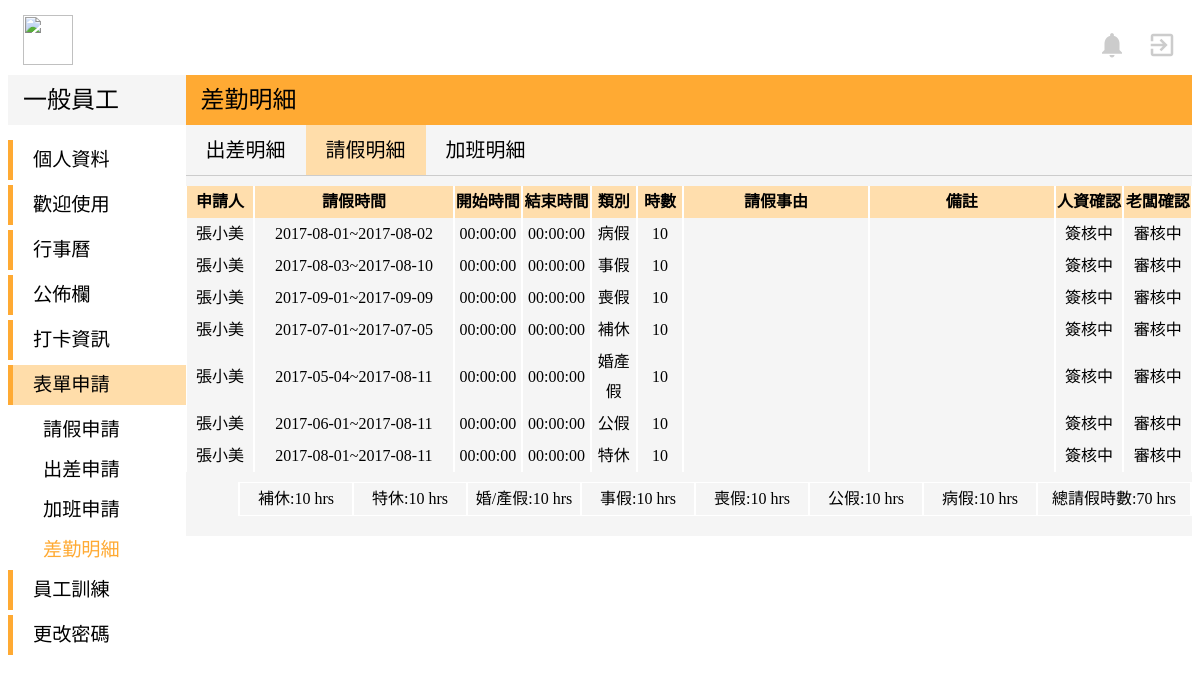
Page /user-Model/user_leave_list.php (signed in) on the committed database.
### tables this page shows
CREATE TABLE `leave` (
  `id` int(11) NOT NULL,
  `l_sn` varchar(15) NOT NULL,
  `l_name` varchar(30) NOT NULL,
  `l_startDate` date NOT NULL,
  `l_startTime` time NOT NULL,
  `l_endDate` date NOT NULL,
  `l_endTime` time NOT NULL,
  `l_month` varchar(2) NOT NULL,
  `l_type` varchar(30) NOT NULL,
  `l_compensatoryLevae` varchar(30) NOT NULL,
  `l_annualLeave` varchar(30) NOT NULL,
  `l_marriageLeave` varchar(30) NOT NULL,
  `l_officialLeave` varchar(30) NOT NULL,
  `l_personalLeave` varchar(30) NOT NULL,
  `l_funeralLeave` varchar(30) NOT NULL,
  `l_sickLeave` varchar(30) NOT NULL,
  `l_hrs` varchar(30) NOT NULL,
  `l_state` varchar(30) NOT NULL,
  `l_comment` varchar(30) NOT NULL,
  `l_hrCheck` varchar(30) NOT NULL DEFAULT '簽核中',
  `l_bossCheck` varchar(30) NOT NULL DEFAULT '審核中',
  `l_applyDate` timestamp NOT NULL DEFAULT CURRENT_TIMESTAMP
);

### user-Model/user_leave_list.php (the view, shortened to what this page needs)
<!DOCTYPE html>
<?php
$servername = "localhost";
$username = "root";
$password = "root";
$dbname = "peopleresource";
try {
    $conn = mysqli_connect($servername,$username ,$password,$dbname);
    $sql = "SELECT * FROM `leave` WHERE l_name='".$_SESSION['name']."'";
    $result = mysqli_query($conn,$sql);
    }
catch(PDOException $e)
    {
    echo $sql . "<br>" . $e->getMessage();
    }
?>
<html>
<head>
</head>
<body>
	<link rel="stylesheet" href="../view/indexStyle.css">
</head>
<body>
  <div class="top">
		<img class="titleImg" src="http://www.lctech.com.tw/wp-content/uploads/bfi_thumb/%E6%9C%AA%E5%91%BD%E5%90%8D-1-%E6%8B%B7%E8%B2%9D-31w65e1o8bhj94p9q5patm@2x.png" width="50" height="50">
		<a href="../Controller/log_logout.php">
			<i id="topIcon" class="material-icons" >exit_to_app</i>
		</a>
		<a href="#">
			<i id="topIcon" class="material-icons">notifications</i>
		</a>
	</div>
	<div class="down">
			<div class="left">
				<div class="left-top">
					<p class="left-top-title">一般員工</p>
				</div>
				<div class="left-bottom">
					<div class="left-title" >
						<a href="user_profile.php" style="margin:auto 20px">個人資料</a>
					</div>
					<div class="left-title">
						<a href="user_introduction.php" style="margin:auto 20px">歡迎使用</a>
					</div>
					<div class="left-title">
						<a href="user_index.php"style="margin:auto 20px">行事曆</a>
					</div>
					<div class="left-title">
						<a href="user_news.php" style="margin:auto 20px">公佈欄</a>
					</div>
					<div class="left-title">
						<a href="#" style="margin:auto 20px">打卡資訊</a>
					</div>
					<div class="left-title" style="background-color:#FFDDAA">
						<p style="margin:auto 20px">表單申請</p>
					</div>
						<div  class="left-list">
							<a href="user_leave.php" style="margin:auto 35px">請假申請</a>
						</div>
						<div class="left-list">
							<a href="user_bTrip.php" style="margin:auto 35px">出差申請</a>
						</div>
						<div class="left-list">
							<a href="user_overtime.php" style="margin:auto 35px">加班申請</a>
						</div>
						<div class="left-list">
							<p style="margin:auto 35px;color:#FFAA33;font-weight:500">差勤明細</p>
						</div>
					<div class="left-title">
						<a href="#" style="margin:auto 20px">員工訓練</a>
					</div>
          <div class="left-title">
            <a href="#" style="margin:auto 20px">更改密碼</a>
          </div>
				</div>
			</div>
		 <div class="right">
		  <div class="right-top">
			  <p class="right-top-title">差勤明細</p>
		  </div>
      <div class="right-bottom">
        <div style="width:100%;height:50px;margin:auto;;border-bottom:solid 1px #CCC;">
          <div style="float:left">
            <a href="user_bTrip_list.php" class="right-title">出差明細</a>
          </div>
          <div style="float:left;background-color:#FFDDAA">
            <p class="right-title">請假明細</p>
          </div>
          <div style="float:left">
            <a href="user_overtime_list.php" class="right-title">加班明細</a>
          </div>
        </div>
			  <div>
      		<table cellspacing="0">
            <th>申請人</th>
      			<th>請假時間</th>
      			<th>開始時間</th>
      			<th>結束時間</th>
      			<th>類別</th>
      			<th>時數</th>
      			<th>請假事由</th>
      			<th>備註</th>
      			<th>人資確認</th>
      			<th>老闆確認</th>
        		<?php
        		while($row = mysqli_fetch_array($result)) {
        		?>
            <tr>
        			<td style="width:70px"><?php echo $row["l_name"]; ?></td>
        			<td style="width:215px"><?php echo $row["l_startDate"]; ?>~<?php echo $row["l_endDate"];?></td>
        			<td style="width:70px"><?php echo $row["l_startTime"];?></td>
        			<td style="width:70px"><?php echo $row["l_endTime"];?></td>
        			<td style="width:45px"><?php echo $row["l_type"]?></td>
        			<td style="width:45px"><?php echo $row["l_hrs"];?></td>
        			<td style="width:200px"><?php echo $row["l_state"];?></td>
        			<td style="width:200px"><?php echo $row["l_comment"];?></td>
        			<td style="width:70px"><?php echo $row["l_hrCheck"]; ?></td>
        			<td style="width:70px"><?php echo $row["l_bossCheck"]; ?></td>
        		</tr>
        		<?php } ?>
		      </table>
		<?php
		$servername = "localhost";
		$username = "root";
		$password = "root";
		$dbname = "peopleresource";
		try {
		    $conn = mysqli_connect($servername,$username ,$password,$dbname);
		    $sql = "SELECT SUM(`l_compensatoryLevae`),SUM(`l_annualLeave`),SUM(`l_marriageLeave`),SUM(`l_personalLeave`),SUM(`l_funeralLeave`),SUM(`l_officialLeave`),SUM(`l_sickLeave`) FROM `leave` WHERE l_name='".$_SESSION['name']."'";
		    $result = mysqli_query($conn,$sql);
		    }
		catch(PDOException $e)
		    {
		    echo $sql . "<br>" . $e->getMessage();
		    }
		 $row = mysqli_fetch_array($result) ?>
          <table cellspacing="0" style="border:solid 1px white;margin-top:10px;float:right;">
        		<td style="width:110px">補休:<?php echo $row["SUM(`l_compensatoryLevae`)"]; ?>  hrs</td>
        		<td style="width:110px">特休:<?php echo $row["SUM(`l_annualLeave`)"];?>  hrs</td>
        		<td style="width:110px">婚/產假:<?php echo $row["SUM(`l_marriageLeave`)"];?>  hrs</td>
        		<td style="width:110px">事假:<?php echo $row["SUM(`l_personalLeave`)"];?>  hrs</td>
        		<td style="width:110px">喪假:<?php echo $row["SUM(`l_funeralLeave`)"];?>  hrs</td>
        		<td style="width:110px">公假:<?php echo $row["SUM(`l_officialLeave`)"];?>  hrs</td>
        		<td style="width:110px">病假:<?php echo $row["SUM(`l_sickLeave`)"];?>  hrs</td>
            <td style="width:150px">總請假時數:<?php echo $row["SUM(`l_compensatoryLevae`)"]+$row["SUM(`l_annualLeave`)"]+$row["SUM(`l_marriageLeave`)"]+$row["SUM(`l_personalLeave`)"]+$row["SUM(`l_funeralLeave`)"]+$row["SUM(`l_officialLeave`)"]+$row["SUM(`l_sickLeave`)"];?>  hrs</td>
        	</table>
        </div>
      </div>
    </div>
  </div>
</body>
</html>

### view/indexStyle.css (style rules this page uses)
a { text-decoration:none; }
a:link { color: black; }
.top { width:100%; height:60px; background-color:white; margin-top:15px; }
.titleImg { float:left; margin-left:15px; }
#topIcon { margin-top:15px; margin-right:15px; margin-left:5px; float:right; font-size:30px; color:#CCC; }
.down { width:100%; height:auto; background-color:white; margin:auto; }
.left { width:15%; height:auto; background-color:white; margin:auto; float:left; }
.left-top { width:100%; height:50px; background-color:#F5F5F5; margin:auto; }
.left-top-title { line-height:50px; font-family:Microsoft JhengHei; font-size:150%; margin:auto 15px; font-weight: 500; }
.left-bottom { margin-top: 15px; }
.left-title { width:100%; height:40px; text-align:left; font-family:Microsoft JhengHei; border-left:solid 5px #FFAA33; margin-bottom:5px; line-height:40px; font-size:120%; }
.left-list { width:100%; height:40px; text-align:left; font-family:Microsoft JhengHei; font-size:18px; color:#666666; font-size:120%; line-height:40px; font-weight: 300; }
.right { width:85%; height:auto; background-color:#F5F5F5; margin:auto; float:right; padding-bottom: 20px; }
.right-top { width:100%; height:50px; background-color:#FFAA33; margin:auto; }
.right-top-title { line-height:50px; font-family:Microsoft JhengHei; font-size:150%; margin:auto 15px; font-weight: 500; }
.right-title { line-height:50px; margin:auto 20px; font-size:20px; font-family: Microsoft JhengHei; }
table { margin-top:10px; font-family:Microsoft JhengHei; font-size:16px; line-height:30px; table-layout:fixed; word-wrap:break-word; word-break: break-all; }
td,th,tr { font-family:Microsoft JhengHei; font-size:16px; text-align:center; }

### user-Model/user_leave_list.php (style rules this page uses)
th { background-color:#FFDEAD; }
td,tr,th { border-left: solid 1px white; border-right: solid 1px white; }

### rows in the picture
leave: l_name "張小美", l_startDate "2017-08-01", l_endDate "2017-08-02", l_startTime "00:00:00", l_endTime "00:00:00", l_type "病假", l_hrs "10", l_hrCheck "簽核中", l_bossCheck "審核中"
leave: l_name "張小美", l_startDate "2017-08-03", l_endDate "2017-08-10", l_startTime "00:00:00", l_endTime "00:00:00", l_type "事假", l_hrs "10", l_hrCheck "簽核中", l_bossCheck "審核中"
leave: l_name "張小美", l_startDate "2017-09-01", l_endDate "2017-09-09", l_startTime "00:00:00", l_endTime "00:00:00", l_type "喪假", l_hrs "10", l_hrCheck "簽核中", l_bossCheck "審核中"
leave: l_name "張小美", l_startDate "2017-07-01", l_endDate "2017-07-05", l_startTime "00:00:00", l_endTime "00:00:00", l_type "補休", l_hrs "10", l_hrCheck "簽核中", l_bossCheck "審核中"
leave: l_name "張小美", l_startDate "2017-05-04", l_endDate "2017-08-11", l_startTime "00:00:00", l_endTime "00:00:00", l_type "婚產假", l_hrs "10", l_hrCheck "簽核中", l_bossCheck "審核中"
leave: l_name "張小美", l_startDate "2017-06-01", l_endDate "2017-08-11", l_startTime "00:00:00", l_endTime "00:00:00", l_type "公假", l_hrs "10", l_hrCheck "簽核中", l_bossCheck "審核中"
leave: l_name "張小美", l_startDate "2017-08-01", l_endDate "2017-08-11", l_startTime "00:00:00", l_endTime "00:00:00", l_type "特休", l_hrs "10", l_hrCheck "簽核中", l_bossCheck "審核中"

### other values in the picture
$row["SUM(`l_compensatoryLevae`)"] "10"
$row["SUM(`l_annualLeave`)"] "10"
$row["SUM(`l_marriageLeave`)"] "10"
$row["SUM(`l_personalLeave`)"] "10"
$row["SUM(`l_funeralLeave`)"] "10"
$row["SUM(`l_officialLeave`)"] "10"
$row["SUM(`l_sickLeave`)"] "10"
